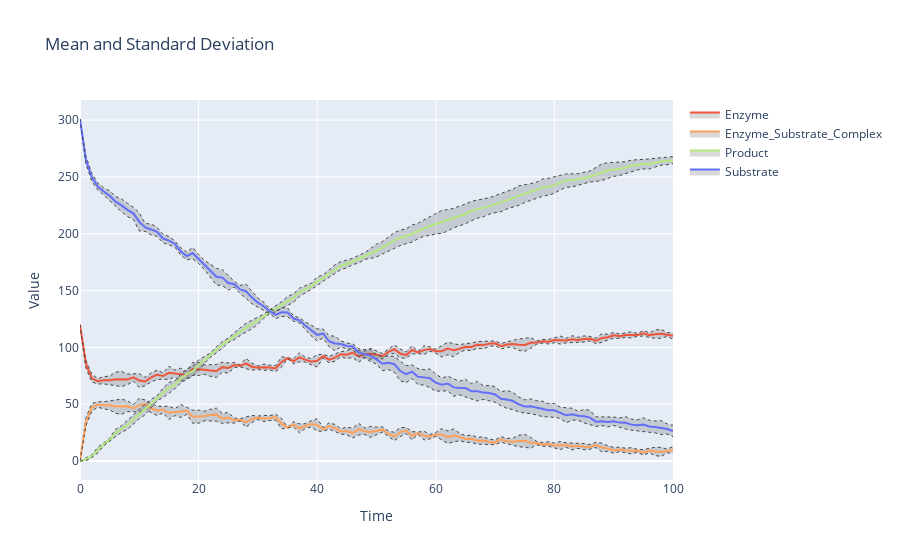

Notebook code cell kept with this figure:
### Code cell
results_many_trajectories.plotplotly_mean_stdev()
